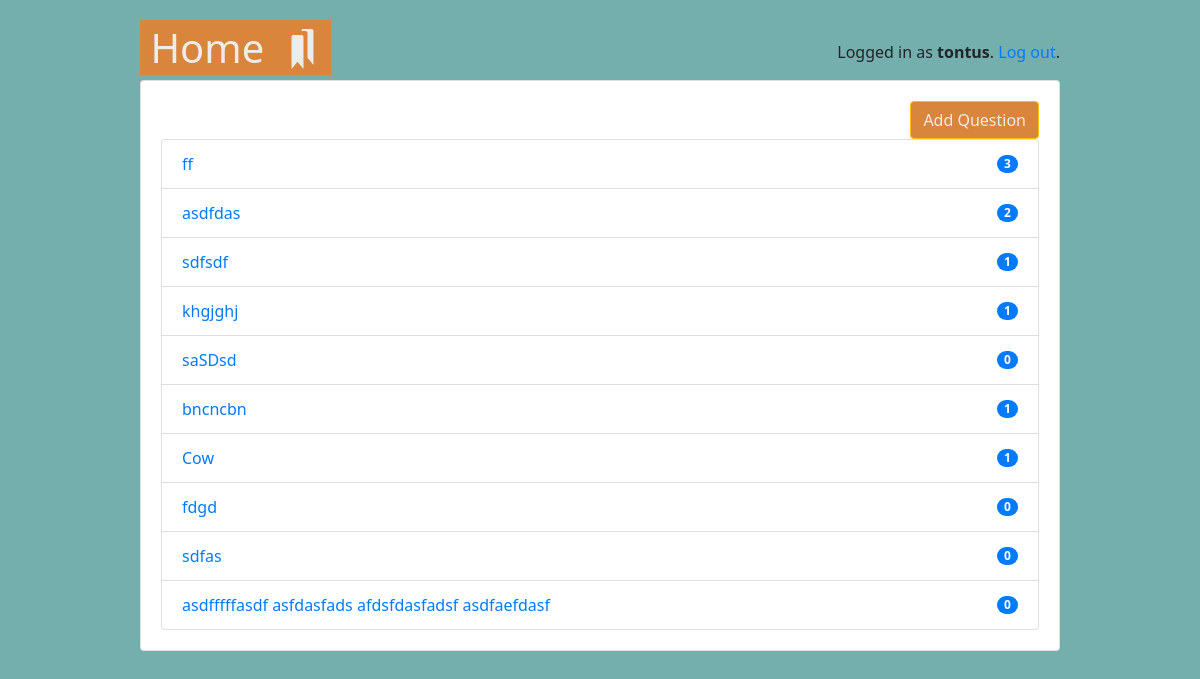
The page /teachers/questions (signed in) on the database as committed earlier.
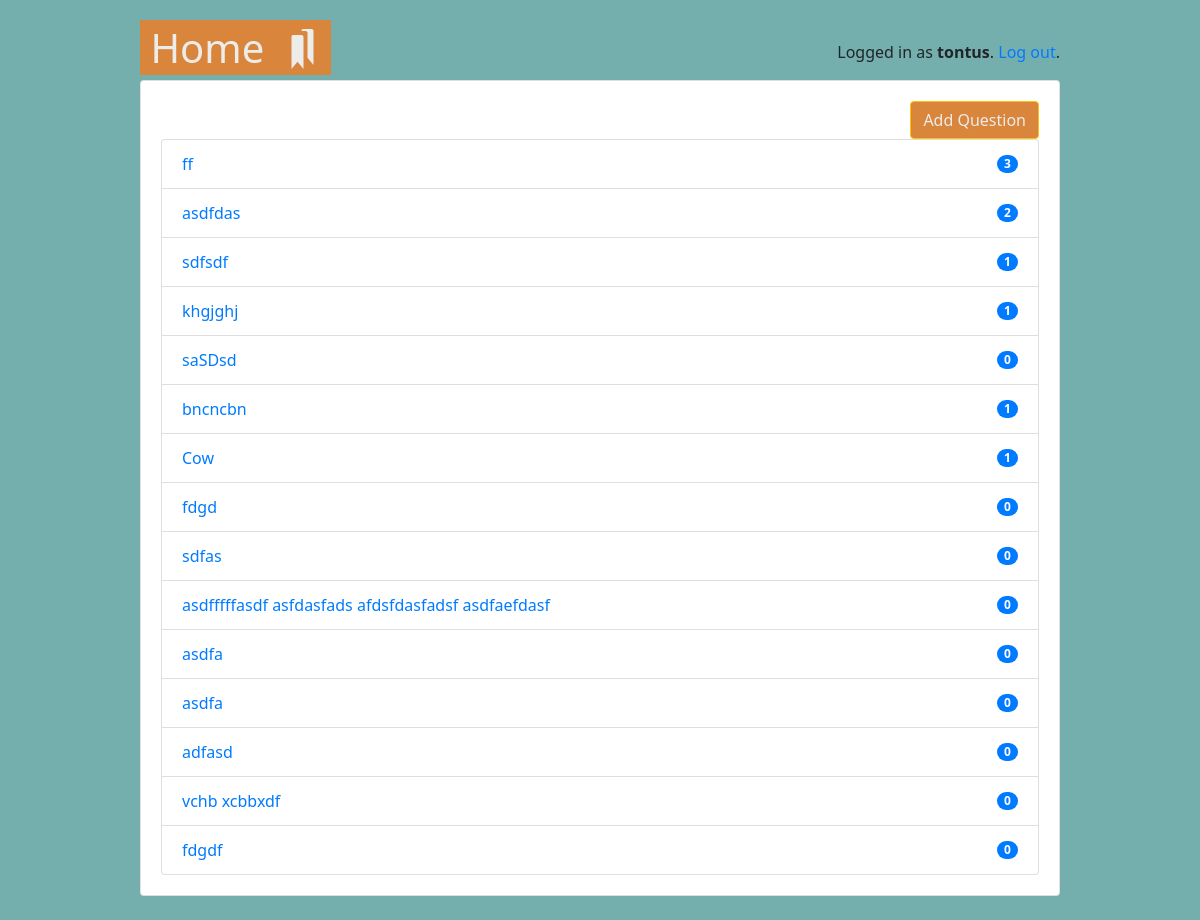
The same page on the database as committed later.
### classroom/models.py (models this page shows, shortened)
class Question(models.Model):
    owner = models.ForeignKey(User, on_delete=models.CASCADE, related_name='questions')
    question = models.CharField(max_length=255)
    model_answer = models.TextField()
    marks = models.IntegerField()

### classroom/views/teachers.py (the view)
# urls.py: path('questions', teachers.questionList, name='questions'),
@teacher_required()
@login_required()
def questionList(request):
    answer_counts = []
    teacher = request.user
    questions = Question.objects.filter(owner=teacher)
    for question in questions:
        answer_count = Answer.objects.filter(question=question).count()
        answer_counts.append(answer_count)
    infos = zip(questions, answer_counts)
    return render(request, 'classroom/teachers/questions.html', {
        'infos': infos,
    })

### classroom/templates/classroom/teachers/questions.html
{% extends 'base.html' %}
{% block content %}
    <div class="card">
        <div class="card-body">
            <div class="text-right">
                <a  href="/teachers/add-question">
                    <button type="button" class="btn btn-warning ">Add Question</button>
                </a>
            </div>
            <ul class="list-group">
                {% for question,answer_count in infos %}
                    <li class="list-group-item d-flex justify-content-between align-items-center list-group-item-action">
                        <a href="{% url 'teachers:score' question.pk %}">{{ question.question }}</a>
                        <span class="badge badge-primary badge-pill">{{ answer_count }}</span>
                    </li>
                {% endfor %}
            </ul>
        </div>
    </div>
{% endblock %}

Rows that differ between the two databases and show on the page:
added Question: question "asdfa", answer_count "0"
added Question: question "asdfa", answer_count "0"
added Question: question "adfasd", answer_count "0"
added Question: question "vchb xcbbxdf", answer_count "0"
added Question: question "fdgdf", answer_count "0"
